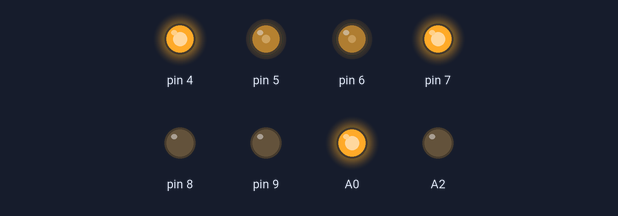
Bench run of a sketch on a simulated Arduino Mega 2560, built with avr-gcc and run on an emulated ATmega2560. Parts: output pins drawn as LEDs (lit = HIGH).

Above: at 0.1 s.
Timing chart, 0 to 1.6 s (numbered marks = the images above):
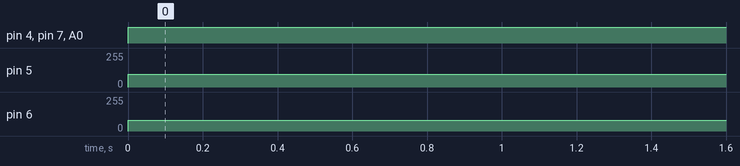

The sketch:

Bilag_12.ino
```cpp
void setup() {
  Serial.begin(115200);
  pinMode(A0, OUTPUT);
  pinMode(A2, OUTPUT);
  pinMode(A8, INPUT);
  pinMode(A9, INPUT);
  pinMode(A10, INPUT);
  pinMode(7, OUTPUT);
  pinMode(8, OUTPUT);
  pinMode(4, OUTPUT);
  pinMode(9, OUTPUT);
  pinMode(5, OUTPUT);
  pinMode(6, OUTPUT);
  digitalWrite(34, LOW);
  digitalWrite(A0, LOW);
  digitalWrite(A1, LOW);
  digitalWrite(7, LOW);
  digitalWrite(8, LOW);
  digitalWrite(4, LOW);
  digitalWrite(9, LOW);
  analogWrite(5, LOW);
  analogWrite(6, LOW);
}

void loop() {
  digitalWrite(A0, HIGH);
  digitalWrite(A1, HIGH);
  analogWrite(5, 95);
  analogWrite(6, 81);
  digitalWrite(7, HIGH);
  digitalWrite(4, HIGH);
}
```

Measured:
- by itself, pin 4, pin 7, A0: LOW → HIGH at 0.00 s
- by itself, pin 5: 0/255 → 95/255 at 0.00 s
- by itself, pin 6: 0/255 → 81/255 at 0.00 s
